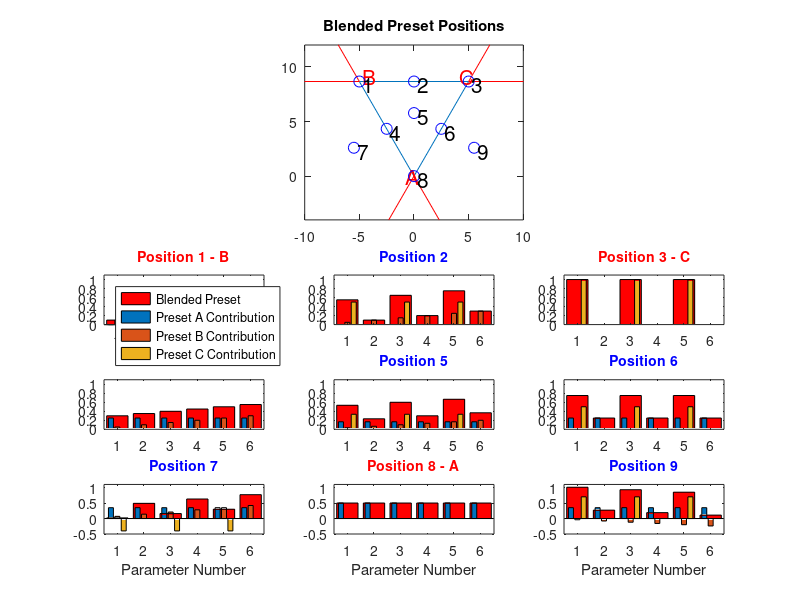

Write the MATLAB code that produced this figure.

% % read continuous mouse position
% set (gcf, 'WindowButtonMotionFcn', @mouseMove);

% function mouseMove (object, eventdata)
% MOUSE = get (gca, 'CurrentPoint')
% P1 = [MOUSE(1,1);MOUSE(1,2)];

% Construct Equilateral triangle
sideLength = 10;

A = [0;0];
B = [-sideLength/2;sideLength*(sqrt(3)/2)];
C = [sideLength/2;sideLength*(sqrt(3)/2)];
sides = [A,B,C,A];



% test points
P1{1} = B;
P1{2} = (B+C)/2;
P1{3} = C;
P1{4} = (B+A)/2;
P1{5} = (A+B+C)/3;
P1{6} = (C+A)/2;
P1{7} = 0.3*C + 0.7*(B-C);
P1{8} = A;
P1{9} = 0.3*B -0.7*(B-C);

figure(2),clf
set(figure(2), 'Position', [42 337 800 950])
subplot(5,3,1:6)

% plot(A(1),A(2), 'r+')
% plot(B(1),B(2), 'r+')
% plot(C(1),C(2), 'r+')
plot(sides(1,:),sides(2,:)), hold on
axis([-10,10,-4,12])
axis equal
% plot(0,sideLength*(sqrt(3)/2)*(2/3),'b+')
% guide lines outside of triangle
plot([-1/2,0,1/2]*sideLength,[-(sqrt(3)/2),0,-(sqrt(3)/2)]*sideLength,'r')
plot([1,1/2,3/2]*sideLength,[sqrt(3),(sqrt(3)/2),(sqrt(3)/2)]*sideLength,'r')
plot([-1,-1/2,-3/2]*sideLength,[sqrt(3),(sqrt(3)/2),(sqrt(3)/2)]*sideLength,'r')

text(A(1)-0.8, A(2)-0.0, 'A','Color', 'red', 'FontSize', 15) 
text(B(1)+0.3, B(2)+0.5, 'B','Color', 'red', 'FontSize', 15) 
text(C(1)-0.8, C(2)+0.5, 'C','Color', 'red', 'FontSize', 15) 

title('\fontsize{15}Blended Preset Positions')
for i = 1:9
subplot(5,3,1:6)
plot(P1{i}(1), P1{i}(2), 'bo', 'MarkerSize', 8)
text(P1{i}(1)+0.3, P1{i}(2)-0.3, num2str(i), 'FontSize', 15) 
 
% test presets
presetA = [0.5,0.5,0.5,0.5,0.5,0.5];
presetB = [0.1,0.2,0.3,0.4,0.5,0.6];
presetC = [1 0 1 0 1 0];


% % lines from corners to point
%  lines = [P1{i},A,P1,B,P1,C];
% % plot(lines(1,:),lines(2,:))

%find vectors
vecA = [P1{i}-A];
vecB = [P1{i}-B];
vecC = [P1{i}-C];



% matrix equation for no orthogonal basis vectors https://math.stackexchange.com/questions/148199/equation-for-non-orthogonal-projection-of-a-point-onto-two-vectors-representing

M = [B,C];
Y = (M'*M)\M'*P1{i};
beta = Y(1);
gamma = Y(2);
alpha = 1-beta-gamma;

% plot(0,sideLength*alpha,'r+')
% plot(B(1)*beta,B(2)*beta, 'r+')
% plot(C(1)*gamma,C(2)*gamma, 'r+')

subplot(5,3,i+6)
% bar([alpha,beta,gamma]);
presetMix = (presetA * alpha) + (presetB*beta) + (presetC*gamma);
bar(presetMix,'r');
hold on
bar([(presetA' * alpha),(presetB'*beta),(presetC'*gamma)])

ylim([-0.0,1.1])
xlim([0.5, 6.5])
title(['\fontsize{14}Position ', num2str(i)], 'Color', 'blue')
% subplot(1,2,2)
% presetMix = (presetA * alpha) + (presetB*beta) + (presetC*gamma);
% bar(presetMix,'r');
% hold on
% bar([(presetA' * alpha),(presetB'*beta),(presetC'*gamma)])
% hold off

% ylim([-2,2])
% figure(1)
end
subplot(5,3,7)
legend('Blended Preset', 'Preset A Contribution', 'Preset B Contribution', 'Preset C Contribution', 'Location',  'NorthWest')

subplot(5,3,13)
ylim([-0.5,1.1])
xlabel('Parameter Number')
subplot(5,3,14)
ylim([-0.5,1.1])
xlabel('Parameter Number')
subplot(5,3,15)
ylim([-0.5,1.1])
xlabel('Parameter Number')


subplot(5,3,7)
title(['\fontsize{14}Position ', num2str(1), ' - B'], 'Color', 'red')
subplot(5,3,9)
title(['\fontsize{14}Position ', num2str(3), ' - C'], 'Color', 'red')
subplot(5,3,14)
title(['\fontsize{14}Position ', num2str(8), ' - A'], 'Color', 'red')